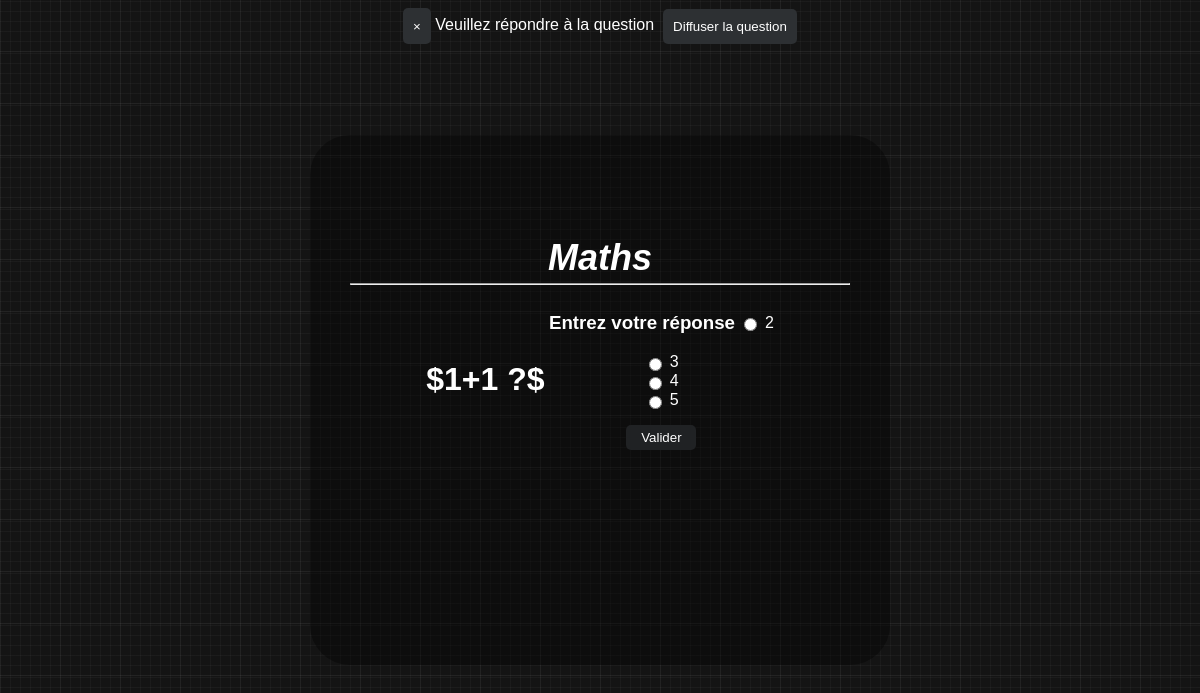
/quest/1, run on an earlier commit of the app's database.
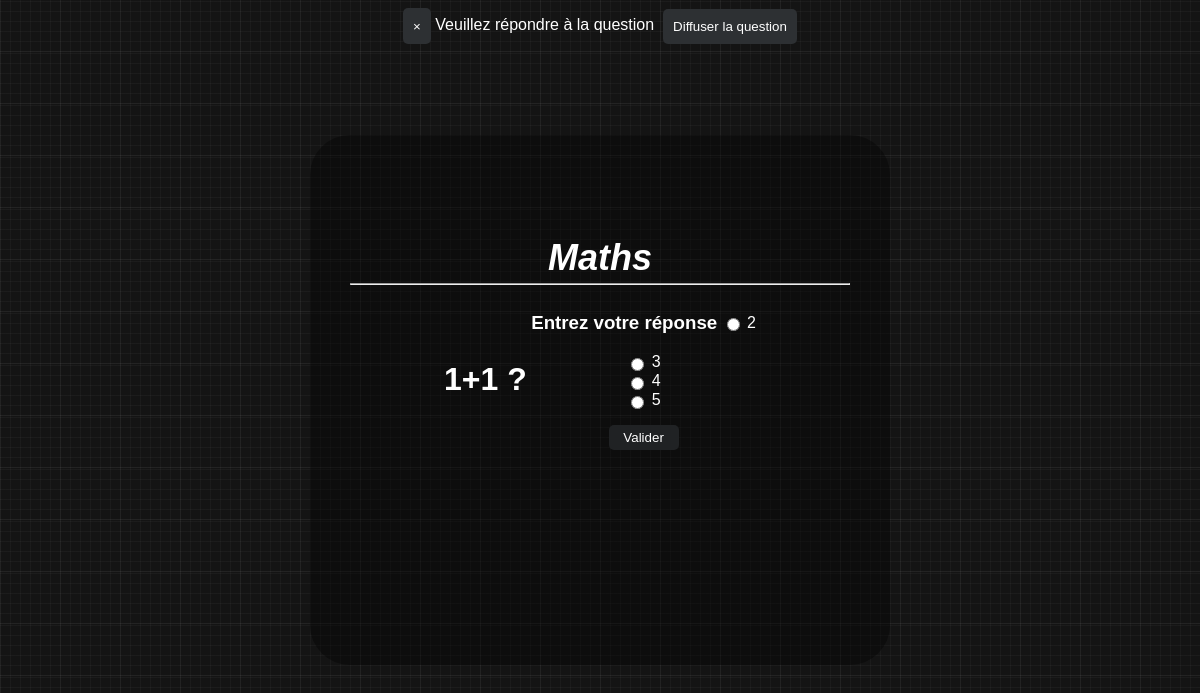
And on a later commit of the database.
### wams/db.py (models this page shows, shortened)
class question(db.Model):
    id = db.Column(db.Integer(), primary_key=True)
    Label = db.Column(db.String(), nullable =False)
    Etiquette = db.Column(db.String(), nullable =False)
    Question = db.Column(db.String(), nullable =False)
    Réponse1 = db.Column(db.String(), nullable =False)
    Réponse2 = db.Column(db.String(), nullable =True)
    Réponse3 = db.Column(db.String(), nullable =True)
    Réponse4 = db.Column(db.String(), nullable =True)
    bonne_reponse = db.Column(db.String())

### wams/routes.py (the view)
@app.route('/quest/<int:id>', methods=['POST', 'GET'])
def quest(id):
    Question = question.query.get(id)
    bonnesReps = question.query.with_entities(question.bonne_reponse)
    bonneRep = str(bonnesReps[id-1]).strip("()',").replace("\\n", "\n").replace("\\r", "")
    print(bonneRep)
    reponse = request.form.get('reponses')
    print(reponse)
    if reponse == bonneRep:
        login_user = current_user.login_user
        flash("Bonne réponse !", category='success')
    elif (request.form.get('reponses') == None) :
        flash("Veuillez répondre à la question", category='danger')
    else:
        login_user = current_user.login_user
        flash("Mauvaise réponse !", category='danger')
    return render_template('question.html', Label=Question.Label,
                   Etiquette=Question.Etiquette,
                   Question=Question.Question,
                   Réponse1=Question.Réponse1,
                   Réponse2=Question.Réponse2,
                   Réponse3=Question.Réponse3,
                   Réponse4=Question.Réponse4,
                   Bonne_Réponse=Question.bonne_reponse)

### wams/templates/question.html (shortened to what this page needs)
{% extends 'base.html' %}
{% block content %}
<div style="background-color: rgba(0, 0, 0, 0.37); width: 500px; height: 450px;padding: 40px;position: absolute;top: 50%;left: 50%;transform: translate(-50%,-50%); border-radius: 40px;">
    <div id="rep" style="color:white;
            font-style: italic;
            line-height: 90px;
            text-align:center;
            height: 100px;
            font-weight: 700;
            font-size: 36px;"><p><span id="labelQuestion">{{ Label }}</span></p></div>
            <hr>
<div style="color: white;"><h1><p class="one" style="text-align: center;" id="énoncéQuestion">{{ Question }}</p></h1></div>
<form method="post">
    <div style="color: white;"><h3><dt>Entrez votre réponse </h3></div>
    {% if Réponse2 != "" %}
        <div style="color: white;"><input type="radio" name="reponses" id="reponse1" value="{{ Réponse1 }}"> {{ Réponse1 }} </input></div><br>
            <div style="color: white;"><input type="radio" name="reponses" id="reponse2" value="{{ Réponse2 }}"> {{ Réponse2 }} </input></div><br>
                <div style="color: white;"><input type="radio" name="reponses" id="reponse3" value="{{ Réponse3 }}"> {{ Réponse3 }} </input></div><br>
                    <div style="color: white;"><input type="radio" name="reponses" id="reponse4" value="{{ Réponse4 }}"> {{ Réponse4 }} </input></div><br>
    {% else %}
        <div style="color: white;"><input name="reponses" id="reponse1"></div><br>
    {% endif %}
    <div style="text-align: center;"><p><input type=submit value=Valider style="width:70px;height:25px"></p></div>
</form>
</div>
<button id="diffusionQuestion">Diffuser la question</button>
{% endblock  %}

What changed in the data, as far as the page shows it:
changed question "Maths": Question "$1+1 ?$" → "1+1 ?"
